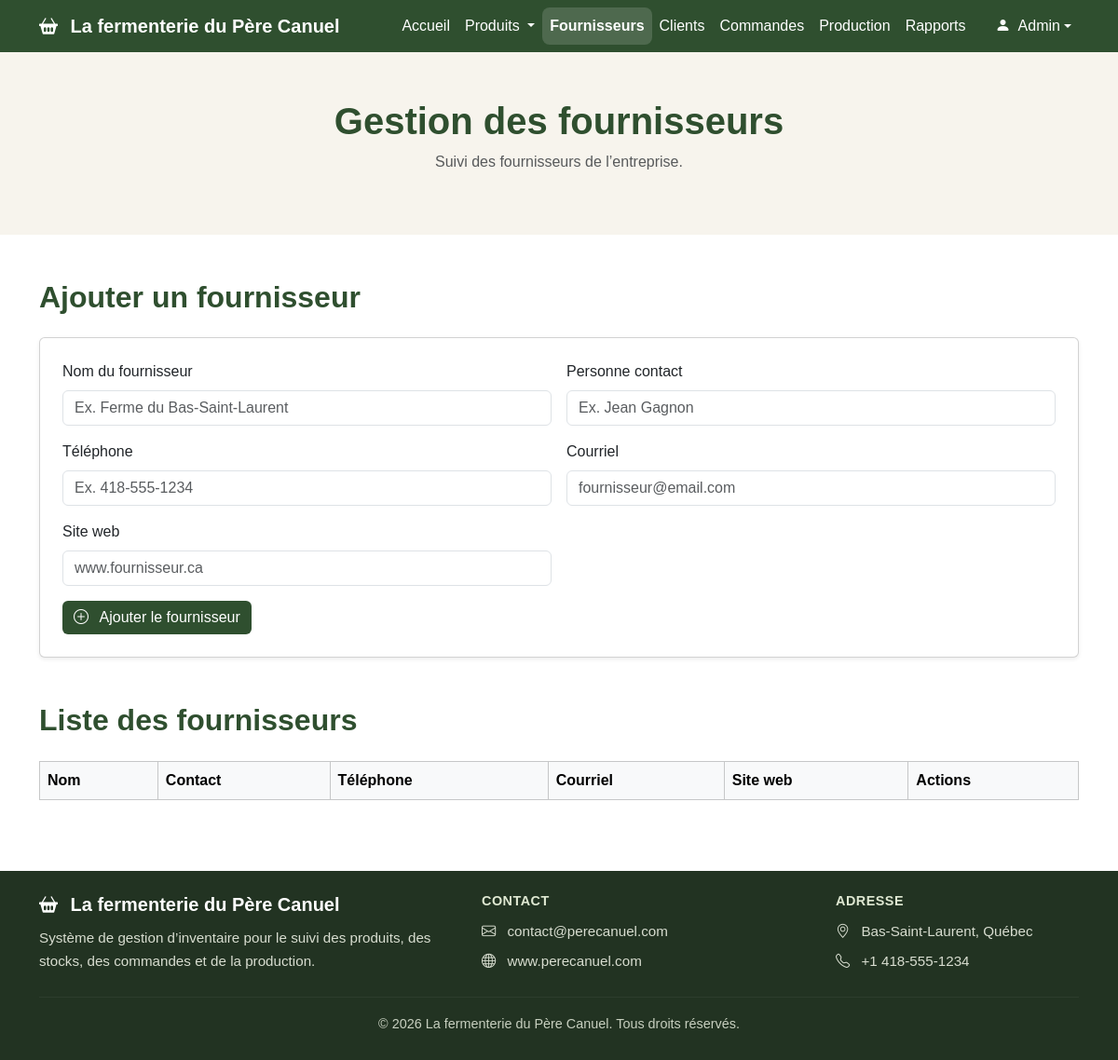
/fournisseurs.php, run on an earlier commit of the app's database.
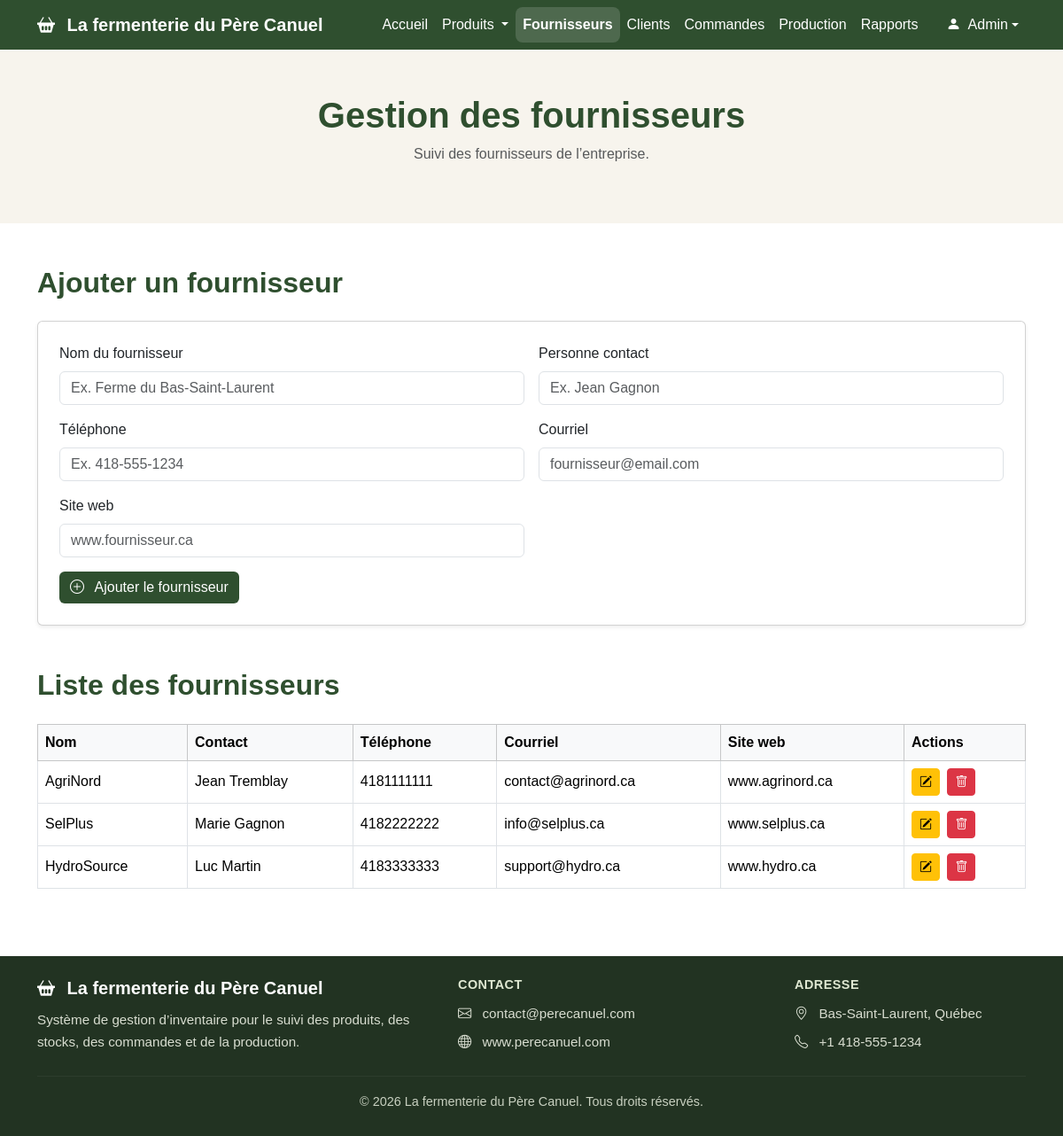
And on a later commit of the database.
### tables this page shows
CREATE TABLE `fournisseur` (
  `id_fournisseur` int(11) NOT NULL,
  `nom` varchar(100) DEFAULT NULL,
  `telephone` varchar(20) DEFAULT NULL,
  `email` varchar(100) DEFAULT NULL,
  `site_web` varchar(100) DEFAULT NULL,
  `personne_de_contact` varchar(100) DEFAULT NULL
);

### fournisseurs.php (the view, shortened to what the changed rows need)
<?php
require_once "liaisonBD.php";
$sql = "SELECT * FROM fournisseur";
$stmt = $pdo->query($sql);
$fournisseurs = $stmt->fetchAll(PDO::FETCH_ASSOC);
?>
<!DOCTYPE html>
<html lang="fr">
<head>
  <link href="https://cdn.jsdelivr.net/npm/bootstrap@5.3.3/dist/css/bootstrap.min.css" rel="stylesheet">
  <link href="https://cdn.jsdelivr.net/npm/bootstrap-icons@1.11.3/font/bootstrap-icons.css" rel="stylesheet">
  <link type="text/css" rel="stylesheet" href="styles/fournisseurs.css"/>
</head>
<body>
<header class="page-header">
  <div class="container">
    <h1>Gestion des fournisseurs</h1>
  </div>
</header>
<main class="container my-5">
  <section class="mb-5">
    <h2 class="section-title mb-4">Ajouter un fournisseur</h2>
  </section>
  <section>
    <h2 class="section-title mb-4">Liste des fournisseurs</h2>
    <div class="table-responsive">
      <table class="table table-bordered align-middle">
        <thead class="table-light">
          <tr>
            <th>Nom</th>
            <th>Contact</th>
            <th>Téléphone</th>
            <th>Courriel</th>
            <th>Site web</th>
            <th>Actions</th>
          </tr>
        </thead>
        <tbody>
          <?php foreach ($fournisseurs as $fournisseur): ?>
            <tr>
              <td><?= htmlspecialchars($fournisseur["nom"]) ?></td>
              <td><?= htmlspecialchars($fournisseur["personne_de_contact"]) ?></td>
              <td><?= htmlspecialchars($fournisseur["telephone"]) ?></td>
              <td><?= htmlspecialchars($fournisseur["email"]) ?></td>
              <td><?= htmlspecialchars($fournisseur["site_web"]) ?></td>
              <td>
                <button
                  type="button"
                  class="btn btn-sm btn-warning me-1"
                  data-bs-toggle="modal"
                  data-bs-target="#modifierModal"
                  data-id="<?= $fournisseur["id_fournisseur"] ?>"
                  data-nom="<?= htmlspecialchars($fournisseur["nom"]) ?>"
                  data-contact="<?= htmlspecialchars($fournisseur["personne_de_contact"]) ?>"
                  data-telephone="<?= htmlspecialchars($fournisseur["telephone"]) ?>"
                  data-email="<?= htmlspecialchars($fournisseur["email"]) ?>"
                  data-site="<?= htmlspecialchars($fournisseur["site_web"]) ?>"
                >
                  <i class="bi bi-pencil-square"></i>
                </button>
                <button
                  type="button"
                  class="btn btn-sm btn-danger"
                  data-bs-toggle="modal"
                  data-bs-target="#supprimerModal"
                  data-id="<?= $fournisseur["id_fournisseur"] ?>"
                  data-nom="<?= htmlspecialchars($fournisseur["nom"]) ?>"
                >
                  <i class="bi bi-trash"></i>
                </button>
              </td>
            </tr>
          <?php endforeach; ?>
        </tbody>
      </table>
    </div>
  </section>
</main>
</body>
</html>

What changed in the data, as far as the page shows it:
added fournisseur: nom "AgriNord", personne_de_contact "Jean Tremblay", telephone "4181111111", email "contact@agrinord.ca", site_web "www.agrinord.ca"
added fournisseur: nom "SelPlus", personne_de_contact "Marie Gagnon", telephone "4182222222", email "info@selplus.ca", site_web "www.selplus.ca"
added fournisseur: nom "HydroSource", personne_de_contact "Luc Martin", telephone "4183333333", email "support@hydro.ca", site_web "www.hydro.ca"
